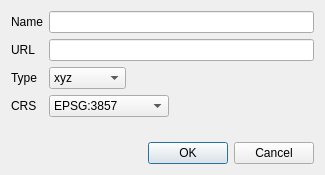
<?xml version="1.0" encoding="UTF-8"?>
<ui version="4.0">
 <class>ProviderDialog</class>
 <widget class="QDialog" name="ProviderDialog">
  <property name="windowModality">
   <enum>Qt::WindowModal</enum>
  </property>
  <property name="geometry">
   <rect>
    <x>0</x>
    <y>0</y>
    <width>325</width>
    <height>175</height>
   </rect>
  </property>
  <property name="sizePolicy">
   <sizepolicy hsizetype="Fixed" vsizetype="Fixed">
    <horstretch>0</horstretch>
    <verstretch>0</verstretch>
   </sizepolicy>
  </property>
  <property name="minimumSize">
   <size>
    <width>325</width>
    <height>175</height>
   </size>
  </property>
  <property name="maximumSize">
   <size>
    <width>325</width>
    <height>175</height>
   </size>
  </property>
  <property name="windowTitle">
   <string notr="true">Provider</string>
  </property>
  <layout class="QGridLayout" name="gridLayout">
   <item row="0" column="0">
    <layout class="QFormLayout" name="formLayout">
     <item row="0" column="0">
      <widget class="QLabel" name="labelName">
       <property name="text">
        <string>Name</string>
       </property>
      </widget>
     </item>
     <item row="0" column="1">
      <widget class="QLineEdit" name="name">
       <property name="placeholderText">
        <string/>
       </property>
      </widget>
     </item>
     <item row="1" column="0">
      <widget class="QLabel" name="labelUrl">
       <property name="text">
        <string notr="true">URL</string>
       </property>
      </widget>
     </item>
     <item row="1" column="1">
      <widget class="QLineEdit" name="url"/>
     </item>
     <item row="3" column="0">
      <widget class="QLabel" name="labelType">
       <property name="text">
        <string>Type</string>
       </property>
      </widget>
     </item>
     <item row="3" column="1">
      <widget class="QComboBox" name="type">
       <property name="sizePolicy">
        <sizepolicy hsizetype="Fixed" vsizetype="Fixed">
         <horstretch>0</horstretch>
         <verstretch>0</verstretch>
        </sizepolicy>
       </property>
       <property name="toolTip">
        <string>Tile coordinate scheme. XYZ is the most popular format, use it if you are not sure</string>
       </property>
       <item>
        <property name="text">
         <string notr="true">xyz</string>
        </property>
       </item>
       <item>
        <property name="text">
         <string notr="true">tms</string>
        </property>
       </item>
       <item>
        <property name="text">
         <string notr="true">quadkey</string>
        </property>
       </item>
      </widget>
     </item>
     <item row="4" column="1">
      <widget class="QComboBox" name="crs">
       <property name="sizePolicy">
        <sizepolicy hsizetype="Preferred" vsizetype="Fixed">
         <horstretch>0</horstretch>
         <verstretch>0</verstretch>
        </sizepolicy>
       </property>
       <property name="minimumSize">
        <size>
         <width>120</width>
         <height>0</height>
        </size>
       </property>
       <property name="maximumSize">
        <size>
         <width>120</width>
         <height>16777215</height>
        </size>
       </property>
       <property name="toolTip">
        <string>Projection of the tile layer. The most popular is Web Mercator, use it if you are not sure</string>
       </property>
       <item>
        <property name="text">
         <string>EPSG:3857</string>
        </property>
       </item>
       <item>
        <property name="text">
         <string>EPSG:3395</string>
        </property>
       </item>
      </widget>
     </item>
     <item row="4" column="0">
      <widget class="QLabel" name="label">
       <property name="text">
        <string>CRS</string>
       </property>
      </widget>
     </item>
    </layout>
   </item>
   <item row="1" column="0">
    <widget class="QDialogButtonBox" name="buttonBox">
     <property name="orientation">
      <enum>Qt::Horizontal</enum>
     </property>
     <property name="standardButtons">
      <set>QDialogButtonBox::Cancel|QDialogButtonBox::Ok</set>
     </property>
    </widget>
   </item>
  </layout>
 </widget>
 <resources/>
 <connections>
  <connection>
   <sender>buttonBox</sender>
   <signal>rejected()</signal>
   <receiver>ProviderDialog</receiver>
   <slot>reject()</slot>
   <hints>
    <hint type="sourcelabel">
     <x>316</x>
     <y>260</y>
    </hint>
    <hint type="destinationlabel">
     <x>286</x>
     <y>274</y>
    </hint>
   </hints>
  </connection>
  <connection>
   <sender>buttonBox</sender>
   <signal>accepted()</signal>
   <receiver>ProviderDialog</receiver>
   <slot>accept()</slot>
   <hints>
    <hint type="sourcelabel">
     <x>162</x>
     <y>149</y>
    </hint>
    <hint type="destinationlabel">
     <x>162</x>
     <y>87</y>
    </hint>
   </hints>
  </connection>
 </connections>
</ui>
